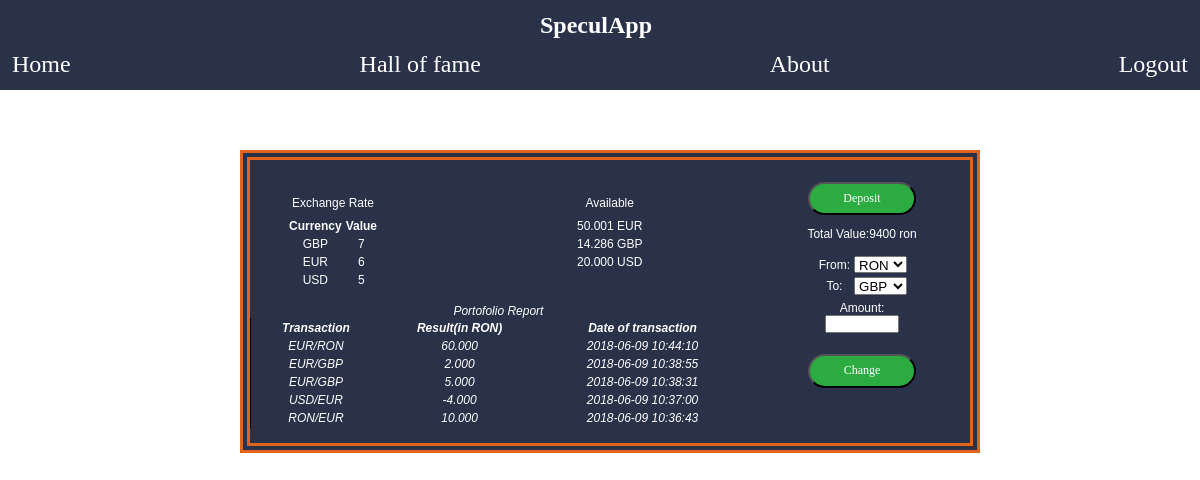
Page /page/Client.php (signed in) on the earlier database version.
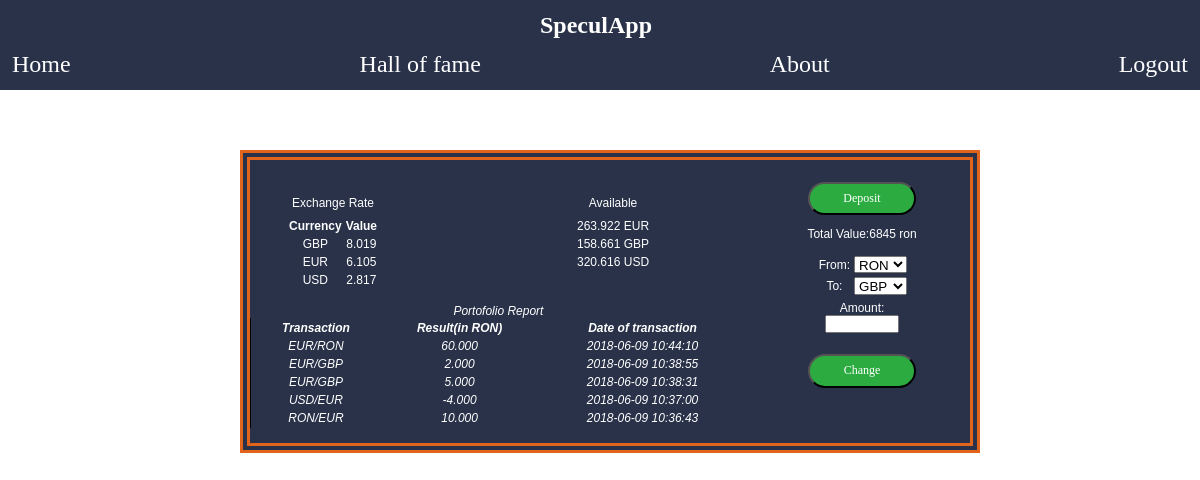
Same page on the later database version.
### tables this page shows
CREATE TABLE `currency` (
  `name` varchar(8) NOT NULL,
  `cur_value` double(10,3) NOT NULL,
  `last_value` double(10,3) NOT NULL,
  `min_value` double(10,3) NOT NULL,
  `max_value` double(10,3) NOT NULL,
  `update_time` int(11) NOT NULL,
  `last_update` datetime NOT NULL
);

CREATE TABLE `available` (
  `id` int(11) NOT NULL,
  `username` varchar(32) NOT NULL,
  `currency_name` varchar(8) NOT NULL,
  `amount` decimal(10,3) NOT NULL,
  `updated_at` datetime NOT NULL
);

CREATE TABLE `hof` (
  `username` varchar(32) NOT NULL,
  `user_id` int(11) NOT NULL,
  `credit` int(11) NOT NULL,
  `updated_at` datetime NOT NULL
);

CREATE TABLE `transactions` (
  `id` int(11) NOT NULL,
  `username` varchar(32) NOT NULL,
  `FCUR` varchar(8) NOT NULL,
  `TCUR` varchar(8) NOT NULL,
  `result` double(10,3) NOT NULL,
  `created_at` datetime NOT NULL
);

### script/include.php (called while the page is built, shortened)
<?php
function get_user_data($username){
	require('db.php');
	$sql="SELECT * FROM `hof` where username='$username';";
	$result=mysqli_query($con,$sql) or die (mysqli_error($con));
	if ($result){
		return $result;
	}
	else return 0;
}
function get_user_transactions($username){
	require('db.php');
	$sql="SELECT * FROM `transactions` WHERE username='$username' ORDER BY created_at DESC";
	$result=mysqli_query($con,$sql) or die(mysqli_error($con));
		return $result;
}
function get_currency(){
	require('db.php');
	$sql="SELECT * FROM `currency` ORDER BY cur_value DESC;";
	$result=mysqli_query($con,$sql) or die (mysqli_error($con));
	if ($result){
		return $result;
	}
	else return 0;
}
function value_in_table($tablename,$colname,$value){
	require('db.php');
	$sql="SELECT * FROM `$tablename` WHERE $colname='$value';";
	$result=mysqli_query($con,$sql) or die (mysqli_error($con));
	if ($result){
		return $result;
	}
	else return(0);
}
?>

### script/get_transactions.php (the view)
<?php
include_once('include.php');
$username=$_SESSION['username'];
$result=get_user_transactions($username);
if ($result){
	if (mysqli_num_rows($result)>0){
		$number=0;
		while($row=mysqli_fetch_assoc($result) and $number<5){ ?>
		<tr>
			<td><?php echo $row['FCUR'];?>/<?php echo $row['TCUR'];?></td>
			<td><?php echo $row['result'];?></td>
			<td><?php echo $row['created_at'];?></td>
		</tr>
		<?php
		$number=$number+1;
		}
	}
}
?>

### script/get_rate.php (shortened to what this page needs)
<?php
require('db.php');
include_once('include.php');
$result = get_currency();
if (mysqli_num_rows($result)>0){
	while ($row=mysqli_fetch_assoc($result)){ ?>
		<tr>
			<td><?php echo $row['name'];?></td>
			<td><?php echo $row['cur_value'];?>
			</td>
		</tr>
	<?php
	}
}
?>

### script/get_available_cur.php (shortened to what this page needs)
<?php
require('db.php');
include_once('include.php');
$uname=$_SESSION['username'];
$result=value_in_table('available','username',$uname);
if (mysqli_num_rows($result)>0){
	while($row=mysqli_fetch_assoc($result)){
		?>
		<tr><td><?php echo $row['amount'];?> <?php echo $row['currency_name'];?></td></tr>
	<?php
	}
}
?>

### script/get_amt.php (shortened to what this page needs)
<?php
require('db.php');
include_once('include.php');
$username=$_SESSION['username'];
$result=get_user_data($username);
$result=mysqli_fetch_assoc($result);
echo $result['credit'];
?>

Differences in the rows shown:
removed available: amount "50.001", currency_name "EUR"
removed available: amount "14.286", currency_name "GBP"
removed available: amount "20.000", currency_name "USD"
changed currency "GBP": cur_value "7" → "8.019"
changed currency "EUR": cur_value "6" → "6.105"
changed currency "USD": cur_value "5" → "2.817"
added available: amount "263.922", currency_name "EUR"
added available: amount "158.661", currency_name "GBP"
added available: amount "320.616", currency_name "USD"
changed hof: credit "9400" → "6845"
